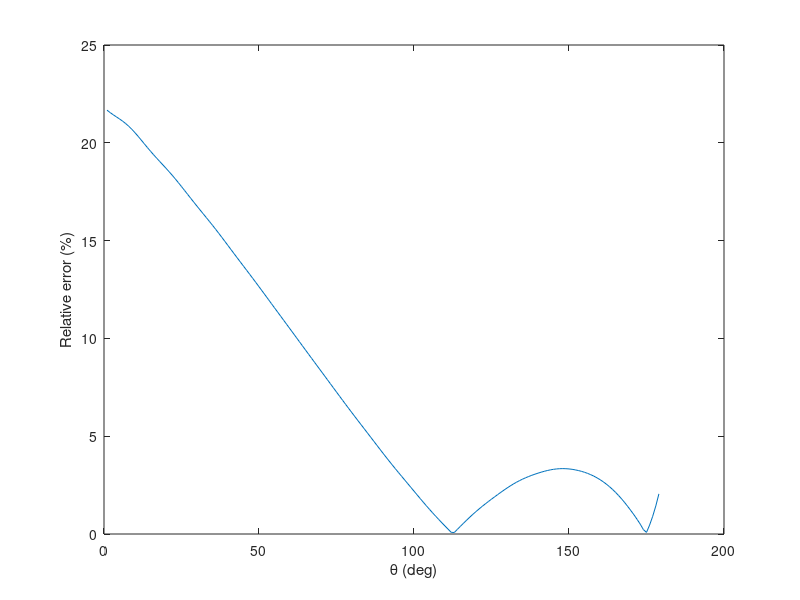

Write the MATLAB code that produced this figure.
clear all
close all
clc
format longeng



smax=25;
phi=pi/3;
sig1=0.33;
sig2=8.3*(10^(-3));
sig3=0.33;
k1=sig1/sig2;
k2=sig2/sig3;
f=6.8*10^-2;
a=0.25*10^-2;
b=7.36*10^-2;    % b=R1      
c=7.76*10^-2;    % c=R2 
R=8*10^-2;       % R=R3
rr=9*10^-2;
Roh0=a/c;
Roh3=R/c;
for j=1:smax
    
    C1a(j)=(1-k1)*(b^(2*j+1));
    C1b(j)=((k1*j)+j+1).*(b^(2*j+1));
    
%     C2a(j)=((1-k1)*((k2*j)+j+k2).*(b^(4*j+2)))+((1-k2)*((k1*j)+j+1).*(b^(2*j+1)).*(c^(2*j+1)));
%     C2b(j)=((1-k1)*(1-k2)*(+j.^2+j).*(b^(4*j+2)))+(((k1*j)+j+1).*((k2*j)+j+1).*(b^(2*j+1)).*(c^(2*j+1)));
    dd1=[((k2*j+j+k2).*(b^(2*j+1))) ((1-k2)*(c^(2*j+1))); ((1-k2)*(j.^2+j).*(b^(2*j+1))) ((k2*j+j+1).*(c^(2*j+1)))];
    dd2=[0 ((1-k1)*(b^(2*j+1))); 0 ((k1*j+j+1).*(b^(2*j+1)))];
    dd3=[1;1];
    dd=dd1*dd2*dd3;
    C2a(j)=dd(1);
    C2b(j)=dd(2);

    m11(j)=(R^(2*j+1)).*((k2*j)+j+1);
    m12(j)=(k2-1)*(c^(2*j+1)).*(j+1);
    m21(j)=(k2-1)*(R^(2*j+1)).*j;
    m22(j)=(c^(2*j+1)).*((k2*j)+j+k2);
    
    mp11(j)=(Roh3.^(j+1)).*((k2*j)+j+1);
    mp12(j)=(k2-1)*(j+1)./(Roh3.^j);
    mp21(j)=(k2-1)*(Roh3.^(j+1)).*j;
    mp22(j)=(k2*j+j+k2)./(Roh3.^j);
    
end




%******************* Eccentric Four Layer ************************************
sig1=0.33;
sig2=1.8;
sig3=8.3*(10^(-3));
sig4=0.33;
k3=sig3/sig4;
R1=7.2*10^-2;        
R2=7.36*10^-2;     
R3=7.76*10^-2;
R4=8*10^-2;

for j=1:smax
    
    t3=[((k2*j+j+1).*(R3^(2*j+1))) ((k2-1)*(j+1)*(R2^(2*j+1))); ((k2-1)*(j).*(R3^(2*j+1))) ((k2*j+j+k2).*(R2^(2*j+1)))];
    t4=[((k3*j+j+1).*(R4^(2*j+1))) ((k3-1)*(j+1)*(R3^(2*j+1))); ((k3-1)*(j).*(R4^(2*j+1))) ((k3*j+j+k3).*(R3^(2*j+1)))];
    
    dd=t3*t4;
    
    m11(j)=dd(1);
    m12(j)=dd(3);
    m21(j)=dd(2);
    m22(j)=dd(4);
end

for s=1:smax
    for j=1:s
        G(s,j)=(j.*(R1^(2*j+1)).*C1a(j))./(C1b(j).*(a^(j+1)).*(factorial(j-1)).*(factorial(s-j)));
    end
    zy(s)=((-1)*(s.^2).*(m11(s)+m12(s)))./(((factorial(s+1)).^2).*(m21(s)+m22(s)).*(Roh0^(2*s+1)));
    for j=s:smax
        H(s,j)=zy(s).*(((-1)^(j-s)).*factorial(j+1).*(a^j))./(factorial(j-s));
    end
end            
P=G+H;

for s=1:smax
    Qp=0;
    for j=1:s
    Qp=Qp+((-1)*(f^(j-1).*(2*j+1).*(R1^(2*j+1)))/(C1b(j).*(a^(j+1)).*(factorial(j-1)).*factorial(s-j)));
    end
    Qpp(s)=Qp;
end

Q=transpose(Qpp);
Z=(P^-1)*Q;
ZT=transpose(Z);

m=1;
for t=1:180
    teta=t*pi/180;
    vr=0;
    vphi=0;
    vteta=0;
    rp=sqrt(rr^2+a^2-(2*a*rr*cos(teta)));
    for s=1:smax
        
        pp1=legendre(s,(cos(teta)));
        pp2=legendre((s+1),(cos(teta)));
        p1(s)=pp1(2);
        p2(s)=pp2(2);
        
        zzr(s)=(a*sin(phi))*(f^(s-1)+((R1^(2*s+1))*ZT(s)))/(((k1+1)*s+1)*rr^(s+1));
        vr=vr+(zzr(s)*p1(s));
        
        zzphi(s)=(cos(phi))*(f^(s-1)+((R1^(2*s+1))*ZT(s)))/(((k1+1)*s+1)*rr^(s+1)*sin(teta));
        q(s)=((s+1)*cos(teta)*p1(s))-(s*p2(s));
%         q(s)=((s+1)*((rr*cos(teta)-a)/rp(t))*p1(s))-(s*p2(s));
        vphi=vphi+(zzphi(s)*q(s));
        
        zzteta(s)=(sin(phi))*((rr-a*cos(teta))/(rr*sin(teta)))*(f^(s-1)+((R1^(2*s+1))*ZT(s)))/(((k1+1)*s+1)*rr^(s+1));
        vteta=vteta+(zzteta(s)*p1(s));
                      
    end
    vtot=sqrt((vr^2)+(vphi^2)+(vteta)^2);
    v3(m)=vtot;
    m=m+1;
end
m=1:179;
re=(k1-1)*((0.4*10^-16)/3);
%--------------------------------

load('datax.mat');
m=1:32400;
for s=1:180
    m=((s-1)*180)+1;
    x(s)=data(m);
end
s=1:179;
r=(8*10^-14)/3;
t=1:179;
err(t)=(abs(re*v3(t)-r*x(t))./abs(re*v3(t)))*10;
u=1:179;
errs(u)=err(180-u);

plot(u,errs(u))
xlabel('\theta (deg)')
ylabel('Relative error (%)')
